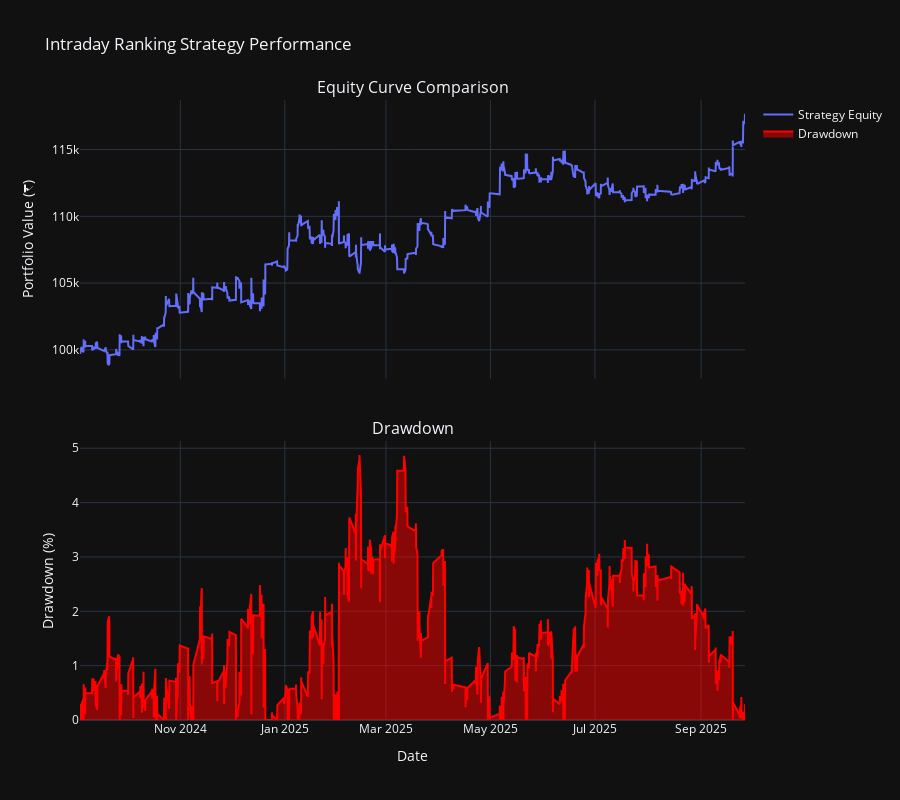

Source (notebook cell):
### Markdown cell above
## Main Execution

### Code cell
# --- CONFIGURATION & EXECUTION --- 
# Define directories and parameters 

MOMENTUM_FOLDER = Path("/Volumes/Python/INTER/Momentum2") 
STOCK_DATA_FOLDER = Path("/Volumes/Python/INTER/combined_stock_data") # <-- MUST CONTAIN 15-MIN DATA
INITIAL_CASH = 100000 
COMMISSION_RATE = 0.000 # Set a realistic commission for high-frequency trading
ANNUAL_RISK_FREE_RATE = 0.065

# Initialize and run the new intraday backtester 
intraday_runner = IntradayRankingRunner(
    momentum_dir=MOMENTUM_FOLDER,
    stock_data_dir=STOCK_DATA_FOLDER,
    initial_cash=INITIAL_CASH,
    commission=COMMISSION_RATE,
    risk_free_rate=ANNUAL_RISK_FREE_RATE
)

# Run the backtest
intraday_runner.run_backtest()

# Display the final results and plots
intraday_runner.display_final_results()

# --- ADD THIS LINE ---
# Display the detailed trade log
intraday_runner.display_trade_log()

### Figure 1 — Plotly figure (JSON) as saved in the notebook; plotly's stock layout.template omitted (floating-point values rounded to 4 significant figures; data arrays with more than 128 entries replaced by an {"elided": "..."} marker saying what was removed)
{"data": [{"mode": "lines", "name": "Strategy Equity", "type": "scatter", "x": {"elided": "1973 str values"}, "xaxis": "x", "y": {"elided": "1973 float values"}, "yaxis": "y"}, {"fill": "tozeroy", "line": {"color": "red"}, "mode": "lines", "name": "Drawdown", "type": "scatter", "x": {"elided": "1973 str values"}, "xaxis": "x2", "y": {"elided": "1973 float values"}, "yaxis": "y2"}], "layout": {"annotations": [{"font": {"size": 16}, "showarrow": false, "text": "Equity Curve Comparison", "x": 0.5, "xanchor": "center", "xref": "paper", "y": 1, "yanchor": "bottom", "yref": "paper"}, {"font": {"size": 16}, "showarrow": false, "text": "Drawdown", "x": 0.5, "xanchor": "center", "xref": "paper", "y": 0.45, "yanchor": "bottom", "yref": "paper"}], "height": 800, "title": {"text": "Intraday Ranking Strategy Performance"}, "xaxis": {"anchor": "y", "domain": [0, 1], "matches": "x2", "showticklabels": false}, "xaxis2": {"anchor": "y2", "domain": [0, 1], "title": {"text": "Date"}}, "yaxis": {"anchor": "x", "domain": [0.55, 1], "title": {"text": "Portfolio Value (₹)"}}, "yaxis2": {"anchor": "x2", "domain": [0, 0.45], "title": {"text": "Drawdown (%)"}}}}
